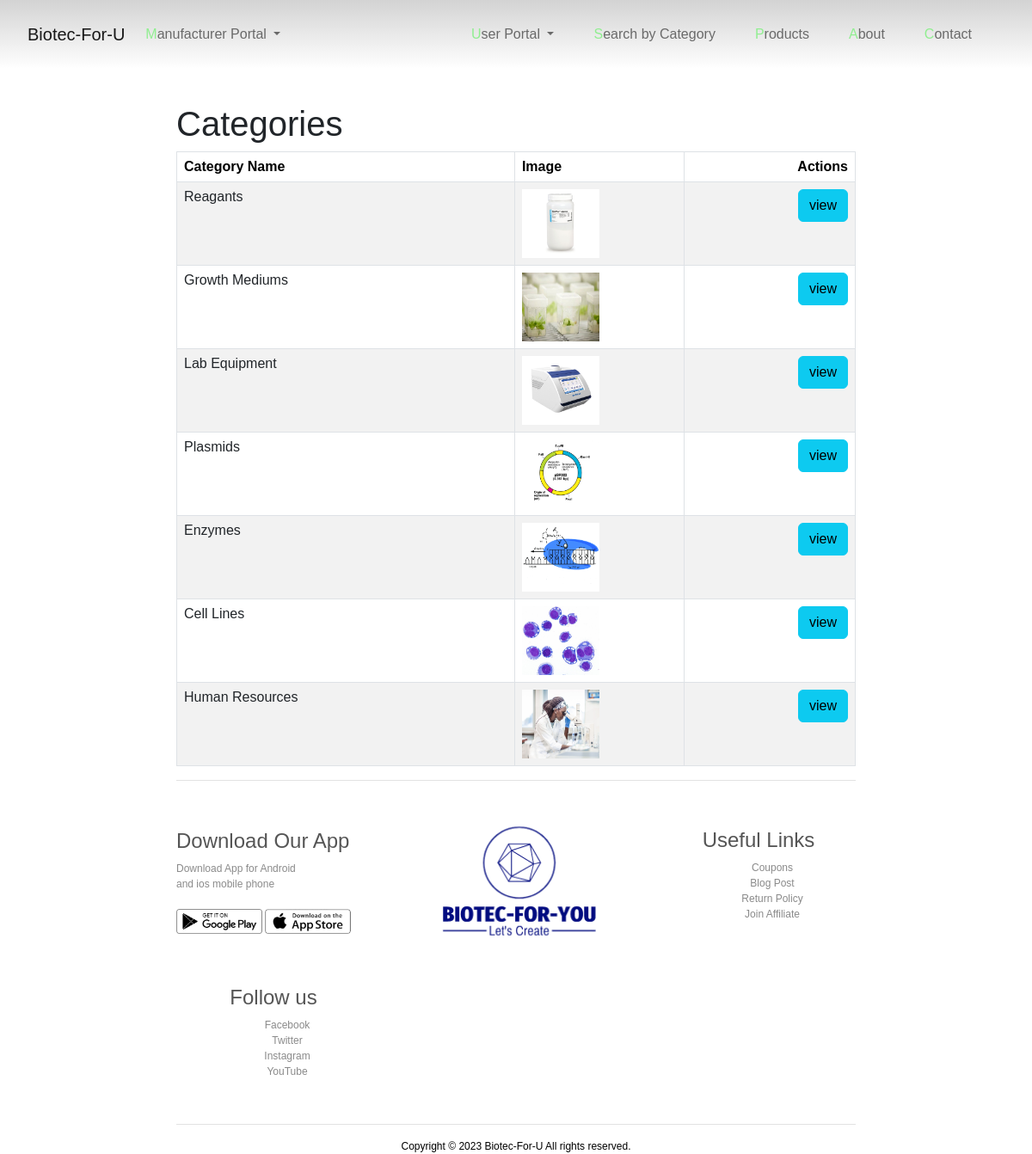
Page /views/layouts/ROOT_PATH/categories on the committed database.
### tables this page shows
CREATE TABLE `categories` (
  `id` INT NOT NULL AUTO_INCREMENT PRIMARY KEY,
  `c_name` VARCHAR(100) NOT NULL,
  `image` VARCHAR(200) NOT NULL,
   UNIQUE (`c_name`)
);

### render.php (called while the page is built, shortened)
<?php
    function render ($view, $locals = [], $layout = "main") {
        extract($locals);
        include("{$view}.php");
        $yield = ob_get_contents();
        try {
            require_once("layouts/{$layout}.php");
        } catch (Error $e) {
            echo $e->getMessage();
            echo $yield;
        }
    }
?>

### controllers/CategoriesController.php (called while the page is built, shortened)
<?php
    require_once("./models/CategoryModel.php");
    function index () {
        $categories = CategoryModel::findAll();
        render("categories/index", [
            "title" => "List of Categories",
            "categories" => $categories
        ]);
    }
?>

### models/CategoryModel.php (called while the page is built, shortened)
<?php
    class CategoryModel {
        private static $_table = "categories";
        public static function findAll () {
            $table = self::$_table;
            $sql = "SELECT * FROM {$table}";
            $conn = get_connection();
            $categories = $conn->query($sql)->fetchAll(PDO::FETCH_OBJ);
            return $categories;
        }
    }
?>

### views/categories/index.php (the view, shortened to what this page needs)
<div class="container">
    <h1>Categories</h1>
</div>
<div class="container">
    <?php if (isset($categories) && count($categories) > 0): ?>
    <table class="table table-striped table-bordered">
        <thead>
            <tr>
                <th>Category Name</th>
                <th>Image</th>
                <th>Actions</th>
            </tr>
        </thead>
        <tbody>
            <?php foreach ($categories as $category): ?>
                <tr>
                    <td><?= $category->c_name ?></td>
                    <td class = "col-md-3"><img src='images/categories/<?=$category->image?>' id='<?=$category->image?>' class="w-50"></td>
                    <td>
                        <a class="btn btn-info" id="cat_view" href="<?= ROOT_PATH ?>/products/products/<?= $category->id ?>">view</a>
                    </td>
                </tr>
            <?php endforeach ?>
        </tbody>
    </table>
    <?php endif ?>
</div>

### index.php (shortened to what this page needs)
<?php
    require_once("routes.php");
    require_once("render.php");
    $php_self = strtolower(rawurldecode(dirname($_SERVER['PHP_SELF'])));
    $request_uri = strtolower(rawurldecode($_SERVER['REQUEST_URI']));
    $requested_path = str_replace($php_self, "", $request_uri);
    $parsed_uri = parse_url($requested_path);
    $queries = [];
    $http_verb = strtolower($_SERVER["REQUEST_METHOD"]);
    foreach ($routes[$http_verb] as $route) {
        $regex_pattern = convert_pattern_to_regex($route["pattern"]);
        if (preg_match($regex_pattern, $parsed_uri["path"], $params)) {
            $request = [
                "params" => ($params ?? []),
                "queries" => $queries
            ];
            return call_user_func($route["action"], $request);
        }
    }
    return render("pages/404", ["title" => "Not Found"]);
    function convert_pattern_to_regex ($pattern) {
        $pattern = str_replace("/", "\/", $pattern);
        $pattern = preg_replace("/:(\w+)/", "(?P<$1>\w+)", $pattern);
        return "/^{$pattern}$/";
    }
?>

### views/layouts/main.php (shortened to what this page needs)
<!DOCTYPE html>
<html lang="en">
<head>
    <link rel="stylesheet" href="https://cdn.jsdelivr.net/npm/bootstrap@5.2.3/dist/css/bootstrap.min.css">
    <link rel="stylesheet" href="<?= ROOT_PATH ?>/styles/style.css">
</head>
<body id="<?= $override_id ?? "main" ?>">
    <nav class="navbar navbar-expand-lg bg-body-tertiary">
        <div class="container-fluid">
            <a class="navbar-brand" href="<?= ROOT_PATH ?>">
                Biotec-For-U
            </a>
            <div class="collapse navbar-collapse" id="navbarSupportedContent">
                <ul class="navbar-nav me-auto mb-2 mb-lg-0">
                    <li class="nav-item dropdown">
                        <a class="nav-link dropdown-toggle" href="#" role="button" data-bs-toggle="dropdown" aria-expanded="false">Manufacturer Portal </a>
                    </li>
                </ul>
            </div>
                <ul class="navbar-nav me-auto mb-2 mb-lg-0">
                    <li class="nav-item dropdown">
                    <a class="nav-link dropdown-toggle" href="#" role="button" data-bs-toggle="dropdown" aria-expanded="false">User Portal </a>
                    </li>
                </ul>
            <ul class="navbar-nav me-auto mb-2 mb-lg-0">
                <li>
                    <a class="nav-link" href="<?= ROOT_PATH ?>/categories">Search by Category</a>
                </li>
                <li>
                    <a class="nav-link" href="<?= ROOT_PATH ?>/products?page=1">Products</a>
                </li>
                <li>
                    <a class="nav-link" href="<?= ROOT_PATH ?>/about">About</a>
                </li>
                <li>
                    <a class="nav-link" href="<?= ROOT_PATH ?>/contact">Contact</a>
                </li>
            </ul>
        </div>
    </nav>
    <?= $yield ?? null ?>
</body>
<footer>
<div class="container">
            <hr/>
          <div class="row">
            <div class="footer-col-1">
              <h4>Download Our App</h4>
              <p>
                Download App for Android <br />
                and ios mobile phone
              </p>
              <div class="app-logo">
                <img id="play" src="images/business/play-store.png" alt="play" />
                <img id="app" src="images/business/app-store.png" alt="app" />
              </div>
            </div>
            <div class="footer-col-2">
              <img id="logo" src="images/business/logo.png" alt="logo"  />
            </div>
            <div class="footer-col-3">
              <h4>Useful Links</h4>
              <ul>
                <li>Coupons</li>
                <li>Blog Post</li>
                <li>Return Policy</li>
                <li>Join Affiliate</li>
              </ul>
            </div>
            <div class="footer-col-4">
              <h4>Follow us</h4>
              <ul>
                <li>Facebook</li>
                <li>Twitter</li>
                <li>Instagram</li>
                <li>YouTube</li>
              </ul>
            </div>
          </div>
          <hr/>
          <p class="copyright">Copyright © 2023 Biotec-For-U All rights reserved.</p>
        </div>
</footer>
</html>

### styles/style.css (style rules this page uses)
* { margin: 0; padding: 0; box-sizing: border-box; }
body { font-family: "Poppins", sans-serif; }
.navbar { display: flex; align-items: center; padding: 20px; }
nav { flex: 1; text-align: right; background: linear-gradient(lightgrey, white); margin-bottom: 40px; }
nav ul { display: inline-block; list-style-type: none; }
nav ul li { display: inline-block; margin-right: 30px; }
nav ul li a::first-letter { color: lightgreen; }
nav ul li a { color: #fff; }
a { text-decoration: none; color: #555; }
p { color: #555; }
.container { max-width: 70%; padding-left: 25px; padding-right: 25px; }
.container>p { font-weight: bold; color: orange; }
.row { display: flex; align-items: center; flex-wrap: wrap; }
h4 { color: #555; font-weight: normal; }
footer { color: #8a8a8a; font-size: 12px; position:sticky; }
footer p { color: #8a8a8a; }
.footer-col-1, .footer-col-2, .footer-col-3, .footer-col-4 { min-width: 250px; margin-bottom: 20px; }
.footer-col-1 { flex-basis: 30px; }
.footer-col-2 { flex: 1; text-align: center; }
.footer-col-2 img { width: 300px; }
.footer-col-3, .footer-col-4 { flex-basis: 12%; text-align: center; }
ul { list-style-type: none; }
.app-logo { margin-top: 20px; }
.app-logo img { width: 100px; }
footer .container .copyright { color: black; font-weight:lighter; text-align: center; margin-bottom:-1px; }
table { width: 100%; border-collapse: collapse; }
th { text-align: left; padding: 5px; color: black; background: #ffaa18; font-weight: bold; }
td { padding: 10px 5px; }
td a { color: #ffaa18; font-size: 12px; }
td img { width: 80px; height: 80px; margin-right: 10px; }
td:last-child { text-align: right; }
th:last-child { text-align: right; }
@media (min-width: 768px) { body { width: 100%; margin-left:0px; } }
@media (min-width: 768px) { nav ul li a { border: none; } }

### rows in the picture
categories: c_name "Reagants", image (picture)
categories: c_name "Growth Mediums", image (picture)
categories: c_name "Lab Equipment", image (picture)
categories: c_name "Plasmids", image (picture)
categories: c_name "Enzymes", image (picture)
categories: c_name "Cell Lines", image (picture)
categories: c_name "Human Resources", image (picture)
